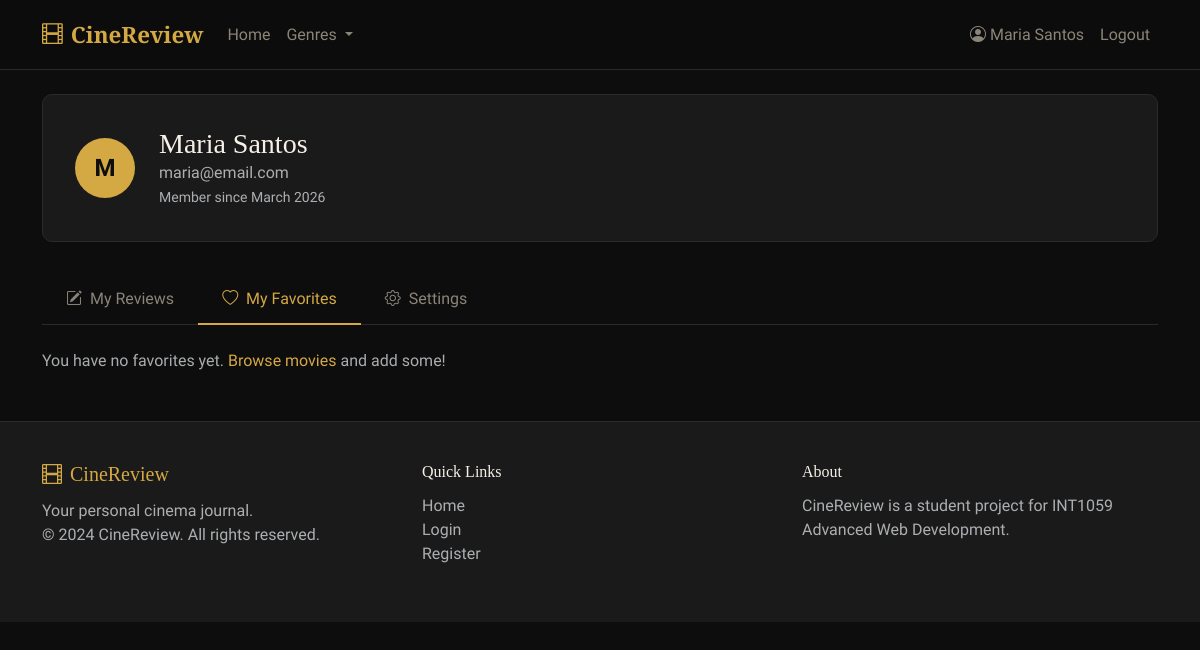
The app's page /account.php?tab=favorites (signed in) with its own data.
### tables this page shows
CREATE TABLE `users` (
  `id` int(11) NOT NULL AUTO_INCREMENT,
  `full_name` varchar(100) NOT NULL,
  `email` varchar(150) NOT NULL,
  `password` varchar(255) NOT NULL,
  `created_at` timestamp NOT NULL DEFAULT current_timestamp(),
  PRIMARY KEY (`id`),
  UNIQUE KEY `email` (`email`)
);

### includes/auth.php (called while the page is built, shortened)
<?php
require_once __DIR__ . '/config.php';
function isLoggedIn() {
    return isset($_SESSION['user_id']);
}
function getCurrentUser() {
    global $conn;
    $stmt = $conn->prepare("SELECT id, full_name, email, created_at FROM users WHERE id = ?");
    $stmt->bind_param("i", $_SESSION['user_id']);
    $stmt->execute();
    $result = $stmt->get_result();
    return $result->fetch_assoc();
}

### account.php (the view, shortened to what this page needs)
<?php
require_once 'includes/config.php';
require_once 'includes/auth.php';
$user = getCurrentUser();
$stmt = $conn->prepare("SELECT f.*, m.title, m.poster, m.year, m.genre
                         FROM favorites f
                         JOIN movies m ON f.movie_id = m.id
                         WHERE f.user_id = ?
                         ORDER BY f.created_at DESC");
$stmt->bind_param("i", $_SESSION['user_id']);
$stmt->execute();
$userFavorites = $stmt->get_result();
$activeTab = $_GET['tab'] ?? 'reviews';
require_once 'includes/header.php';
?>
<div class="container mt-4 mb-5">
    <div class="account-header">
        <div class="row align-items-center">
            <div class="col-auto">
                <div class="review-avatar" style="width:60px; height:60px; font-size:1.5rem;">
                    <?php echo strtoupper(substr($user['full_name'], 0, 1)); ?>
                </div>
            </div>
            <div class="col">
                <h3 class="mb-0"><?php echo htmlspecialchars($user['full_name']); ?></h3>
                <p class="text-muted mb-0"><?php echo htmlspecialchars($user['email']); ?></p>
                <small class="text-muted">Member since <?php echo date('F Y', strtotime($user['created_at'])); ?></small>
            </div>
        </div>
    </div>
    <ul class="nav nav-tabs mb-4" role="tablist">
        <li class="nav-item">
            <a class="nav-link <?php echo $activeTab === 'reviews' ? 'active' : ''; ?>" href="account.php?tab=reviews">
                <i class="bi bi-pencil-square me-1"></i> My Reviews
            </a>
        </li>
        <li class="nav-item">
            <a class="nav-link <?php echo $activeTab === 'favorites' ? 'active' : ''; ?>" href="account.php?tab=favorites">
                <i class="bi bi-heart me-1"></i> My Favorites
            </a>
        </li>
        <li class="nav-item">
            <a class="nav-link <?php echo $activeTab === 'settings' ? 'active' : ''; ?>" href="account.php?tab=settings">
                <i class="bi bi-gear me-1"></i> Settings
            </a>
        </li>
    </ul>
    <?php if ($activeTab === 'favorites'): ?>
        <?php if ($userFavorites->num_rows === 0): ?>
            <p class="text-muted">You have no favorites yet. <a href="index.php">Browse movies</a> and add some!</p>
        <?php endif; ?>
    <?php endif; ?>
</div>
<?php require_once 'includes/footer.php'; ?>

### assets/css/style.css (style rules this page uses)
:root { --cr-bg: #0D0D0D; --cr-bg-light: #1A1A1A; --cr-bg-card: #141414; --cr-gold: #D4A843; --cr-gold-hover: #E8C36A; --cr-text: #F5F0E8; --cr-text-muted: #8A8578; --cr-border: #2A2A2A; }
body { background-color: var(--cr-bg); color: var(--cr-text); font-family: 'Source Sans 3', sans-serif; font-weight: 400; }
h1, h2, h3, h4, h5, h6 { font-family: 'Playfair Display', serif; color: var(--cr-text); }
a { color: var(--cr-gold); text-decoration: none; }
.review-avatar { width: 40px; height: 40px; border-radius: 50%; display: flex; align-items: center; justify-content: center; font-weight: 700; font-size: 1rem; color: #0D0D0D; background-color: var(--cr-gold); }
.account-header { background-color: var(--cr-bg-light); border: 1px solid var(--cr-border); border-radius: 10px; padding: 2rem; margin-bottom: 2rem; }
.nav-tabs { border-bottom: 1px solid var(--cr-border); }
.nav-tabs .nav-link { color: var(--cr-text-muted); border: none; padding: 0.8rem 1.5rem; font-weight: 500; }
.nav-tabs .nav-link.active { background: transparent; color: var(--cr-gold); border: none; border-bottom: 2px solid var(--cr-gold); }

### records on screen
users: full_name "M", full_name "Maria Santos", email "maria@email.com", created_at "March 2026"

### other values on screen
$_SESSION['user_name'] "Maria Santos"
